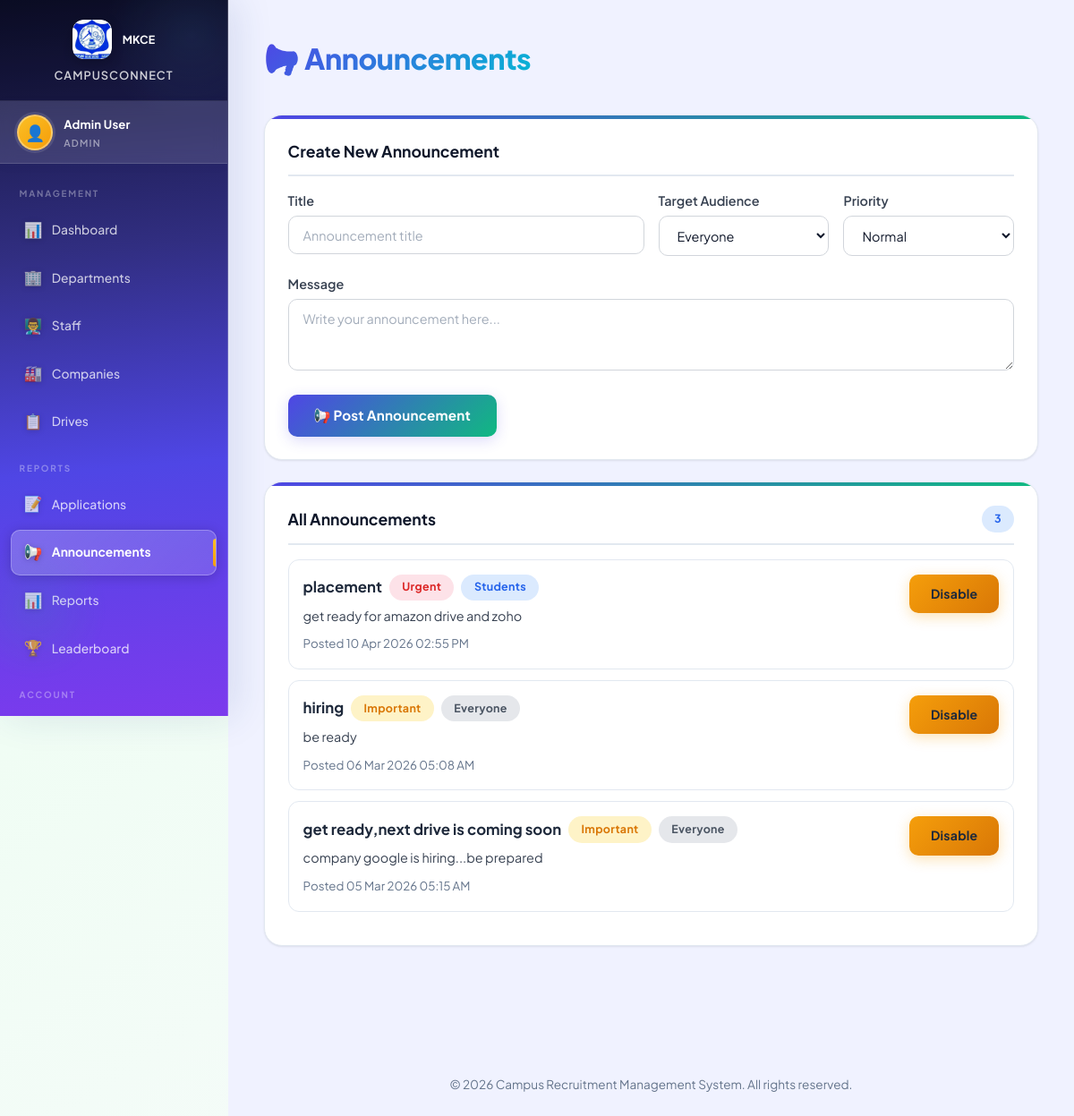
The app's page /admin/announcements.php (signed in) with its own data.
### tables this page shows
CREATE TABLE `announcements` (
  `announcement_id` int(11) NOT NULL,
  `title` varchar(200) NOT NULL,
  `message` text NOT NULL,
  `target` enum('all','students','staff') NOT NULL DEFAULT 'all',
  `priority` enum('normal','important','urgent') NOT NULL DEFAULT 'normal',
  `created_by` int(11) NOT NULL,
  `is_active` tinyint(1) NOT NULL DEFAULT 1,
  `created_at` timestamp NOT NULL DEFAULT current_timestamp()
);

### admin/announcements.php (the view, shortened to what this page needs)
<?php
require_once '../config/db.php';
$conn->exec("
    CREATE TABLE IF NOT EXISTS announcements (
        announcement_id INT AUTO_INCREMENT PRIMARY KEY,
        title VARCHAR(200) NOT NULL,
        message TEXT NOT NULL,
        target ENUM('all','students','staff') NOT NULL DEFAULT 'all',
        priority ENUM('normal','important','urgent') NOT NULL DEFAULT 'normal',
        created_by INT NOT NULL,
        is_active TINYINT(1) NOT NULL DEFAULT 1,
        created_at TIMESTAMP DEFAULT CURRENT_TIMESTAMP
    )
");
$announcements = $conn->query("SELECT * FROM announcements ORDER BY created_at DESC")->fetchAll();
include '../includes/header.php';
?>
<div class="main-content-wrapper">
<div class="container">
    <div class="page-header">
        <h2>📢 Announcements</h2>
    </div>
    <div class="card">
        <div class="card-header">Create New Announcement</div>
        <form method="POST">
            <div style="display:grid;grid-template-columns:1fr 1fr;gap:1rem;">
                <div class="form-group">
                    <label>Title</label>
                    <input type="text" name="title" class="form-control" placeholder="Announcement title" required maxlength="200">
                </div>
                <div style="display:grid;grid-template-columns:1fr 1fr;gap:1rem;">
                    <div class="form-group">
                        <label>Target Audience</label>
                        <select name="target" class="form-control">
                            <option value="all">Everyone</option>
                        </select>
                    </div>
                    <div class="form-group">
                        <label>Priority</label>
                        <select name="priority" class="form-control">
                            <option value="normal">Normal</option>
                        </select>
                    </div>
                </div>
            </div>
            <div class="form-group">
                <label>Message</label>
                <textarea name="message" class="form-control" rows="3" placeholder="Write your announcement here..." required></textarea>
            </div>
            <button type="submit" name="create_announcement" class="btn btn-primary">📢 Post Announcement</button>
        </form>
    </div>
    <div class="card">
        <div class="card-header">All Announcements <span class="badge badge-info"><?= count($announcements) ?></span></div>
        <?php if (count($announcements) === 0): ?>
            <p class="text-center" style="padding:2rem;color:var(--gray);">No announcements yet.</p>
        <?php else: ?>
            <?php foreach ($announcements as $a): ?>
            <div style="border:1px solid var(--border);border-radius:var(--radius);padding:1rem;margin-bottom:0.75rem;opacity:<?= $a['is_active'] ? '1' : '0.5' ?>;">
                <div style="display:flex;justify-content:space-between;align-items:flex-start;gap:0.75rem;flex-wrap:wrap;">
                    <div style="flex:1;min-width:0;">
                        <div style="display:flex;align-items:center;gap:0.5rem;margin-bottom:0.35rem;flex-wrap:wrap;">
                            <strong style="font-size:1.05rem;"><?= htmlspecialchars($a['title']) ?></strong>
                            <?php
                                $prClass = $a['priority'] === 'urgent' ? 'badge-danger' : ($a['priority'] === 'important' ? 'badge-warning' : 'badge-secondary');
                                $tgtClass = $a['target'] === 'students' ? 'badge-info' : ($a['target'] === 'staff' ? 'badge-success' : 'badge-secondary');
                            ?>
                            <span class="badge <?= $prClass ?>"><?= ucfirst($a['priority']) ?></span>
                            <span class="badge <?= $tgtClass ?>"><?= $a['target'] === 'all' ? 'Everyone' : ucfirst($a['target']) ?></span>
                        </div>
                        <p style="margin:0.35rem 0;color:#374151;font-size:0.9rem;"><?= nl2br(htmlspecialchars($a['message'])) ?></p>
                        <small style="color:var(--gray);">Posted <?= date('d M Y h:i A', strtotime($a['created_at'])) ?></small>
                    </div>
                    <div class="action-btns" style="flex-shrink:0;">
                        <a href="?toggle=<?= $a['announcement_id'] ?>" class="btn btn-sm <?= $a['is_active'] ? 'btn-warning' : 'btn-success' ?>">
                            <?= $a['is_active'] ? 'Disable' : 'Enable' ?>
                        </a>
                    </div>
                </div>
            </div>
            <?php endforeach; ?>
        <?php endif; ?>
    </div>
</div>
<?php include '../includes/footer.php'; ?>

### css/modern-design.css (style rules this page uses)
:root { --color-bg-primary: #ffffff; --color-bg-secondary: #f5f7fa; --color-bg-tertiary: #eff2f5; --color-text-primary: #1f2937; --color-text-secondary: #6b7280; --color-text-tertiary: #9ca3af; --color-bg-primary-dark: #0f172a; --color-bg-secondary-dark: #1e293b; --color-bg-tertiary-dark: #334155; --color-text-primary-dark: #f1f5f9; --color-text-secondary-dark: #cbd5e1; --color-text-tertiary-dark: #94a3b8; --gradient-primary: linear-gradient(135deg, #3b82f6 0%, #2563eb 100%); --gradient-secondary: linear-gradient(135deg, #10b981 0%, #059669 100%); --gradient-tertiary: linear-gradient(135deg, #f59e0b 0%, #d97706 100%); --gradient-quaternary: linear-gradient(135deg, #8b5cf6 0%, #7c3aed 100%); --gradient-warm: linear-gradient(135deg, #06b6d4 0%, #0891b2 100%); --neon-purple: #6366f1; --neon-cyan: #0891b2; --neon-pink: #ec4899; --neon-blue: #3b82f6; --shadow-sm: 0 2px 8px rgba(31, 41, 55, 0.08); --shadow-md: 0 4px 16px rgba(31, 41, 55, 0.10); --shadow-lg: 0 8px 32px rgba(31, 41, 55, 0.12); --shadow-xl: 0 20px 48px rgba(31, 41, 55, 0.15); --glow-soft: 0 0 20px rgba(59, 130, 246, 0.2); --glow-medium: 0 0 40px rgba(59, 130, 246, 0.3); --glow-strong: 0 0 60px rgba(59, 130, 246, 0.4); --radius-sm: 8px; --radius-md: 12px; --radius-lg: 16px; --radius-xl: 24px; --radius-full: 9999px; --space-1: 4px; --space-2: 8px; --space-3: 12px; --space-4: 16px; --space-5: 20px; --space-6: 24px; --space-8: 32px; --space-10: 40px; --space-12: 48px; --transition-fast: 150ms cubic-bezier(0.4, 0, 0.2, 1); --transition-base: 250ms cubic-bezier(0.4, 0, 0.2, 1); --transition-slow: 350ms cubic-bezier(0.4, 0, 0.2, 1); }
:root[data-theme="light"], body:not(.dark-mode) { --active-bg-primary: var(--color-bg-primary); --active-bg-secondary: var(--color-bg-secondary); --active-bg-tertiary: var(--color-bg-tertiary); --active-text-primary: var(--color-text-primary); --active-text-secondary: var(--color-text-secondary); --active-text-tertiary: var(--color-text-tertiary); }
* { margin: 0; padding: 0; box-sizing: border-box; }
html { scroll-behavior: smooth; }
body { font-family: -apple-system, BlinkMacSystemFont, 'Segoe UI', 'Roboto', 'Oxygen', 'Ubuntu', 'Cantarell', 'Fira Sans', 'Droid Sans', 'Helvetica Neue', sans-serif; background-color: var(--active-bg-primary); color: var(--active-text-primary); line-height: 1.6; transition: background-color var(--transition-base), color var(--transition-base); overflow-x: hidden; }
:root[data-theme="light"] body { background-color: var(--color-bg-primary); }
.form-group { margin-bottom: var(--space-5); }
.card-header { display: flex; justify-content: space-between; align-items: center; margin-bottom: var(--space-6); flex-wrap: wrap; gap: var(--space-3); }

### css/sidebar-fix.css (style rules this page uses)
*, *::before, *::after { box-sizing: border-box; }
html, body { margin: 0; padding: 0; overflow-x: hidden; width: 100%; font-family: 'Poppins', 'Segoe UI', sans-serif; }
body { background: #f0f4ff !important; }

### css/all-modules.css (style rules this page uses)
:root { --c-bg: #f0f4ff; --c-white: #ffffff; --c-border: #e2e8f0; --c-border-h: #93c5fd; --c-text: #1e293b; --c-muted: #64748b; --c-radius: 18px; --c-shadow: 0 2px 16px rgba(30,58,138,0.06); --c-shadow-h: 0 10px 36px rgba(37,99,235,0.12); --s-1: #2563eb; --s-2: #1d4ed8; --s-grad: linear-gradient(135deg,#2563eb,#1d4ed8); --t-1: #7c3aed; --t-2: #6d28d9; --t-grad: linear-gradient(135deg,#7c3aed,#6d28d9); --a-1: #4f46e5; --a-2: #4338ca; --a-grad: linear-gradient(135deg,#4f46e5,#4338ca); }
body, .sidebar, .login-card, .stud-card { transition: background 0.4s cubic-bezier(.4,0,.2,1), color 0.4s cubic-bezier(.4,0,.2,1), box-shadow 0.4s; }

### records on screen
announcements: title "placement", priority "Urgent", target "Students", message "get ready for amazon drive and zoho", created_at "10 Apr 2026 02:55 PM", is_active "Disable"
announcements: title "hiring", priority "Important", target "Everyone", message "be ready", created_at "06 Mar 2026 05:08 AM", is_active "Disable"
announcements: title "get ready,next drive is coming soon", priority "Important", target "Everyone", message "company google is hiring...be prepared", created_at "05 Mar 2026 05:15 AM", is_active "Disable"

### other values on screen
$_SESSION['name'] "Admin User"
$_SESSION['role'] "ADMIN"
count($announcements) "3"
